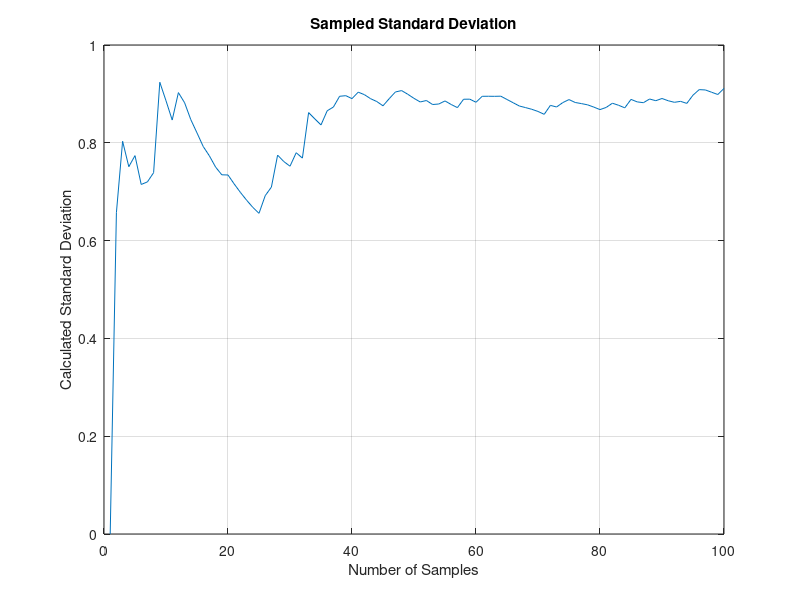

MATLAB code for this plot:
% Preallocation
clear
Z=zeros(1,100);
count=0;
Z1=0;
for I=1:100
    SUM=0;
    for J=1:12
        RAND=rand(1);
        SUM=SUM+RAND;
    end;
    X=SUM-6;
    Z(I)=X;
    Z1=Z(I)+Z1;
    XMEAN=Z1/I;
end;
SIGMA=0;
Z1=0;
for I=1:100
    Z1=(Z(I)-XMEAN)^2+Z1;
    if I == 1
        SIGMA=0;
    else
        SIGMA=sqrt(Z1/(I-1));
    end;
    count=count+1;
    ArrayI(count)=I;
    ArraySIGMA(count)=SIGMA;    
end;
figure
plot(ArrayI,ArraySIGMA),grid
title('Sampled Standard Deviation')
xlabel('Number of Samples')
ylabel('Calculated Standard Deviation')
clc
disp '*** Simulation Complete'
output=[ArrayI',ArraySIGMA'];
save datfil.txt output  -ascii
disp 'simulation finished'
